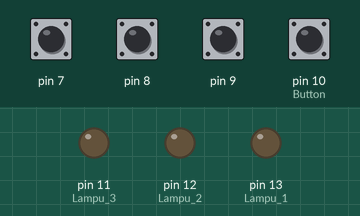
This program was run on a simulated Arduino Uno, built with avr-gcc and run on an emulated ATmega328P. On the bench: output pins drawn as LEDs (lit = HIGH). The inputs (shaded band) are chosen by the test bench; at power-on: pin 7–9, pin 10 (Button) HIGH.

Above: at 1.2 s.
1.3 s: pin 7 pulled LOW for 0.15 s
At 2.2 s:
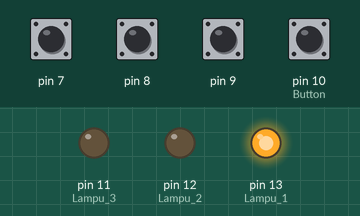
2.9 s: pin 10 (Button) pulled LOW for 0.15 s
At 3.4 s:
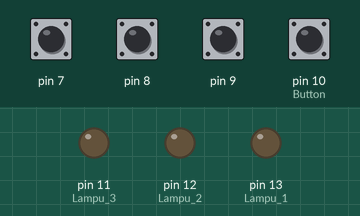
4.5 s: pin 8 pulled LOW for 0.15 s
At 5.7 s:
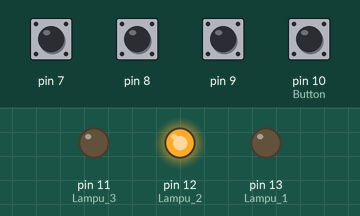
6.1 s: pin 10 (Button) pulled LOW for 1 s
At 7.1 s:
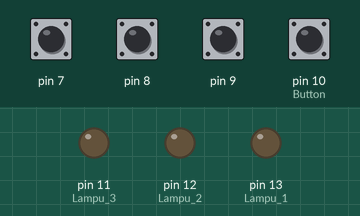
8.6 s: pin 9 pulled LOW for 0.15 s
At 9.0 s:
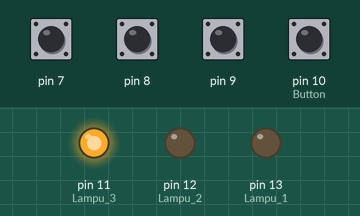
10.2 s: pin 7 driven LOW and pin 10 (Button) driven LOW
At 11.7 s:
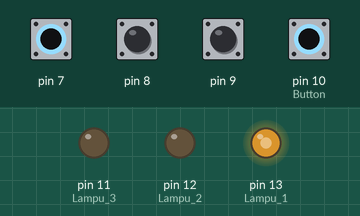
Timing chart, 0 to 12.7 s (numbered marks = the images above; inputs shaded):
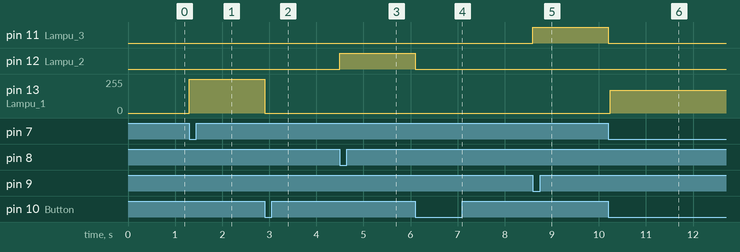

Measured:
- after the input at 1.3 s, pin 13 (Lampu_1): 0/255 → 255/255 at once
- after the input at 2.9 s, pin 13 (Lampu_1): 255/255 → 0/255 at once
- after the input at 4.5 s, pin 12 (Lampu_2): LOW → HIGH at once
- after the input at 6.1 s, pin 12 (Lampu_2): HIGH → LOW at once
- after the input at 8.6 s, pin 11 (Lampu_3): LOW → HIGH at once
- after the input at 10.2 s, pin 11 (Lampu_3): HIGH → LOW at once; pin 13 (Lampu_1): 0/255 → 169/255 at once

The program:

main.cpp
```cpp
#include <Arduino.h>

int condition[3]; //Variabel untuk menyimpan kondisi

void setup() {
  // put your setup code here, to run once:
  pinMode(13,OUTPUT); //Lampu 1
  pinMode(12,OUTPUT); //Lampu 2
  pinMode(11,OUTPUT); //Lampu 3
  for(int i=10; i>6;i--) //Buttons
  {
    pinMode(i,INPUT_PULLUP);
  }
}

void loop() {
  // put your main code here, to run repeatedly:

  //======Simpan pembacaan kondisi di variabel
  condition[0]=digitalRead(7); //Button 1
  condition[1]=digitalRead(8); //Button 2
  condition[2]=digitalRead(9); //Button 3

  for(int i=13; i>10;i--) //Matikan semua LED
  {
    digitalWrite(i,LOW);
  }

  while(!condition[0]) //Button 1 ditekan
  {
    digitalWrite(13,HIGH);
    if(!digitalRead(10))break; //Button Juri ditekan
  }
  while(!condition[1])
  {
    digitalWrite(12,HIGH);
    if(!digitalRead(10))break;
  }
  while(!condition[2])
  {
    digitalWrite(11,HIGH);
    if(!digitalRead(10))break;
  }

}


//================LED Kedip Gantian===================
/*
digitalWrite(13, HIGH); //Led di pin 13 hidup
  digitalWrite(12, LOW);
  delay(500);
  digitalWrite(13, LOW);//Led di pin 13 mati
  digitalWrite(12, HIGH);
  delay(500);
  */

//=============Kondisional===============
 /*
  if(digitalRead(11)==LOW)
  {
    digitalWrite(13,HIGH);
  }
  else
  {
    digitalWrite(13,LOW);
  }
 */
```
